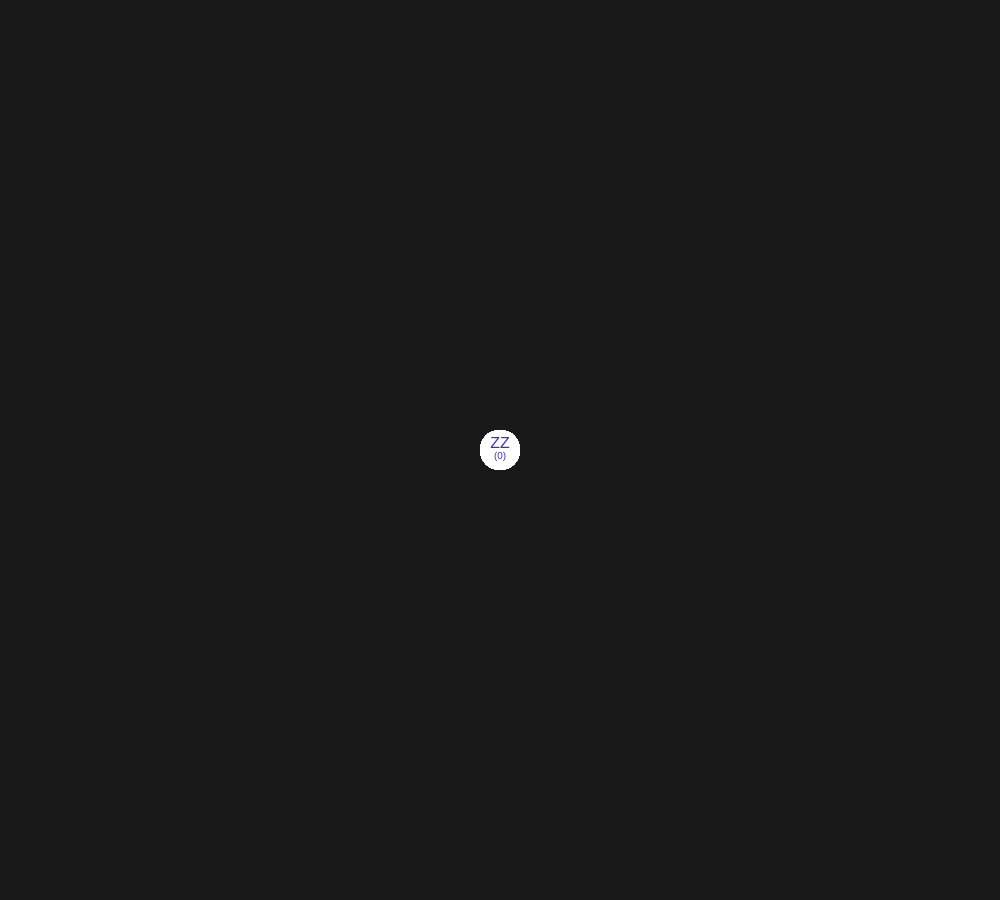
Frame 1 (no input)
Frame 60 (no input): identical to frame 1, image omitted
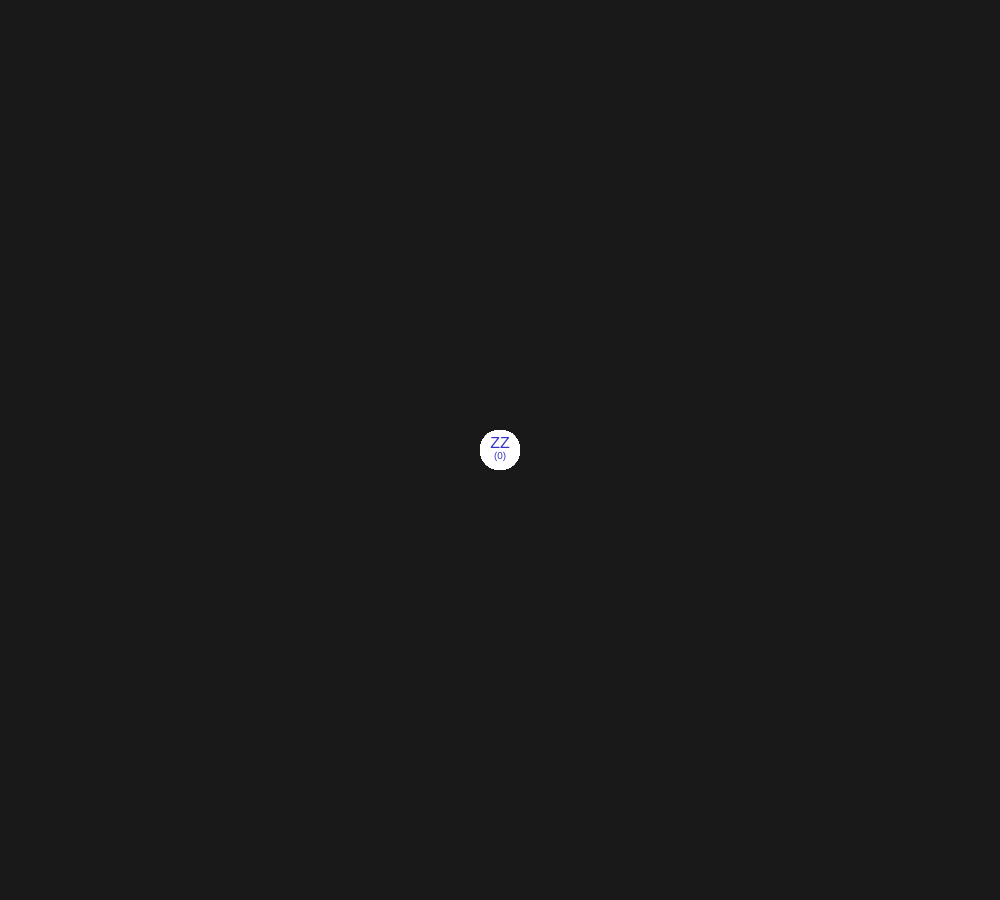
Frame 120 (the mouse pressed at the canvas centre since frame 60)

The p5.js sketch that drew these frames (run headless with seeded random() and noise() and a simulated clock; from frame 60 on, the mouse is pressed at the canvas centre):

// p5.js sketch
// ── sketch.js
const rows = ["Valve MO has flow rate=0; tunnels lead to valves QM, ED", "Valve JB has flow rate=0; tunnels lead to valves MH, ZU", "Valve BA has flow rate=0; tunnels lead to valves XY, FF", "Valve UW has flow rate=0; tunnels lead to valves EU, SX", "Valve VS has flow rate=0; tunnels lead to valves MH, QW", "Valve IK has flow rate=0; tunnels lead to valves KF, SK", "Valve EU has flow rate=10; tunnels lead to valves DX, UW, RY, NC", "Valve OA has flow rate=0; tunnels lead to valves SX, FF", "Valve NC has flow rate=0; tunnels lead to valves ZZ, EU", "Valve YB has flow rate=0; tunnels lead to valves EO, KF", "Valve VI has flow rate=0; tunnels lead to valves FF, KF", "Valve KQ has flow rate=0; tunnels lead to valves TZ, QL", "Valve WU has flow rate=0; tunnels lead to valves NT, NW", "Valve IE has flow rate=0; tunnels lead to valves UQ, ZU", "Valve UQ has flow rate=0; tunnels lead to valves IE, VC", "Valve KF has flow rate=7; tunnels lead to valves YB, RZ, IK, PG, VI", "Valve XY has flow rate=18; tunnels lead to valves WZ, DG, BA, ZZ, PN", "Valve MJ has flow rate=0; tunnels lead to valves SX, PN", "Valve KJ has flow rate=0; tunnels lead to valves QW, ZU", "Valve VC has flow rate=16; tunnels lead to valves UQ, HN", "Valve SO has flow rate=0; tunnels lead to valves NW, PW", "Valve NW has flow rate=3; tunnels lead to valves TY, WI, ED, SO, WU", "Valve SZ has flow rate=0; tunnels lead to valves YQ, FF", "Valve KU has flow rate=0; tunnels lead to valves WI, MH", "Valve QL has flow rate=9; tunnels lead to valves KQ, DW, DX", "Valve JF has flow rate=0; tunnels lead to valves NK, NT", "Valve KD has flow rate=0; tunnels lead to valves JK, NQ", "Valve ED has flow rate=0; tunnels lead to valves NW, MO", "Valve SX has flow rate=21; tunnels lead to valves JK, MJ, OA, UW", "Valve GD has flow rate=0; tunnels lead to valves ZT, NT", "Valve ZU has flow rate=19; tunnels lead to valves KJ, JB, DN, IE", "Valve HN has flow rate=0; tunnels lead to valves QW, VC", "Valve DN has flow rate=0; tunnels lead to valves UX, ZU", "Valve TZ has flow rate=17; tunnel leads to valve KQ", "Valve RY has flow rate=0; tunnels lead to valves EU, UL", "Valve MH has flow rate=15; tunnels lead to valves KU, JB, VS, NK, GA", "Valve FF has flow rate=12; tunnels lead to valves UL, SZ, OA, VI, BA", "Valve NK has flow rate=0; tunnels lead to valves MH, JF", "Valve HR has flow rate=0; tunnels lead to valves AA, SA", "Valve PG has flow rate=0; tunnels lead to valves KF, TY", "Valve PN has flow rate=0; tunnels lead to valves XY, MJ", "Valve UX has flow rate=0; tunnels lead to valves DN, NT", "Valve WZ has flow rate=0; tunnels lead to valves NQ, XY", "Valve DG has flow rate=0; tunnels lead to valves SL, XY", "Valve XM has flow rate=0; tunnels lead to valves AA, GA", "Valve UL has flow rate=0; tunnels lead to valves FF, RY", "Valve AA has flow rate=0; tunnels lead to valves PW, ZT, XM, SK, HR", "Valve GA has flow rate=0; tunnels lead to valves MH, XM", "Valve PW has flow rate=0; tunnels lead to valves SO, AA", "Valve NQ has flow rate=25; tunnels lead to valves YQ, WZ, KD", "Valve SA has flow rate=0; tunnels lead to valves HR, QM", "Valve QW has flow rate=23; tunnels lead to valves KJ, HN, VS", "Valve SK has flow rate=0; tunnels lead to valves IK, AA", "Valve YQ has flow rate=0; tunnels lead to valves SZ, NQ", "Valve ZT has flow rate=0; tunnels lead to valves GD, AA", "Valve QM has flow rate=8; tunnels lead to valves SL, SA, EO, DW, MO", "Valve NT has flow rate=13; tunnels lead to valves WU, UX, RZ, JF, GD", "Valve JK has flow rate=0; tunnels lead to valves SX, KD", "Valve SL has flow rate=0; tunnels lead to valves DG, QM", "Valve WI has flow rate=0; tunnels lead to valves KU, NW", "Valve EO has flow rate=0; tunnels lead to valves QM, YB", "Valve DW has flow rate=0; tunnels lead to valves QM, QL", "Valve DX has flow rate=0; tunnels lead to valves EU, QL", "Valve RZ has flow rate=0; tunnels lead to valves NT, KF", "Valve TY has flow rate=0; tunnels lead to valves NW, PG", "Valve ZZ has flow rate=0; tunnels lead to valves XY, NC"];

const RADIUS = 20;

class Node {
  constructor(valve, x, y) {
    this.valve = valve;
    this.x = x;
    this.y = y;
    this.isMoving = false;
  }

  render() {
    if (this.isMoving) {
      fill(150, 255, 150);
    } else {
      fill(255);
    }
    ellipse(this.x, this.y, RADIUS * 2, RADIUS * 2);
    fill(50, 50, 200);
    textSize(RADIUS * 0.8);
    text(this.valve.id, this.x, this.y - RADIUS / 3);
    textSize(RADIUS / 2);
    text("(" + this.valve.flowRate + ")", this.x, this.y + RADIUS / 3);
  }

  update() {
    if (this.isMoving) {
      this.x = mouseX;
      this.y = mouseY;
    }
  }
}

class Edge {
  constructor(p1, p2) {
    this.p1 = p1;
    this.p2 = p2;
  }

  render() {
    stroke(255);
    strokeWeight(5);
    line(this.p1.x, this.p1.y, this.p2.x, this.p2.y);
    noStroke();
  }
}

let valves = [];
let valvesMap = {};

rows.forEach((r) => {
  let flowRate = parseInt(r.match(/([\d]+)/g)[0]);
  let valveIds = r.match(/([A-Z][A-Z])/g);
  let connectedValves = valveIds.slice(1);
  let valve = {
    id: valveIds[0],
    flowRate: flowRate,
    connectedTo: connectedValves,
    valves: [],
    open: false,
  };
  valves.push(valve);
  valvesMap[valve.id] = valve;
});

valves.forEach((v) => {
  v.connectedTo.forEach((id) => {
    v.valves.push(valvesMap[id]);
  });
});

console.log(valves);
//valvesMap["JJ"].open = true;

const TOTAL_MINUTES = 30;
let totalLava = 0;

for (let i = 0; i < TOTAL_MINUTES; i++) {
  console.log("Minute, lava", i, totalLava);
  valves.forEach((v) => {
    if (v.open && v.flowRate > 0) {
      totalLava += v.flowRate;
    }
  });
}

console.log("Total lava: ", totalLava);

const nodes = [];
let movingNode = null;
const edges = [];
const edgesMap = {};

const existEdge = (v1, v2) => {
  if (edgesMap[v1 + "_" + v2] === true) return true;
  if (edgesMap[v2 + "_" + v1] === true) return true;
  return false;
};

function setup() {
  ellipseMode(CENTER);
  createCanvas(1000, 900);
  background(0);
  textSize(20);
  textAlign(CENTER, CENTER);

  // Setup nodes from valves
  valves.forEach((v, i) => {
    let n = new Node(v, width / 2, height / 2);
    v.node = n; // Back reference, used for rendering
    nodes.push(n);
  });

  // Setup edges from nodes
  nodes.forEach((n) => {
    for (let i = 0; i < n.valve.valves.length; i++) {
      let cv = n.valve.valves[i];
      if (!existEdge(n.valve.id, cv.id)) {
        edgesMap[n.valve.id + "_" + cv.id] = true;
        edges.push(new Edge(n, cv.node));
      }
    }
  });
}

const findMovingNode = () => {
  for (let i = 0; i < nodes.length; i++) {
    let n = nodes[i];

    if (dist(n.x, n.y, mouseX, mouseY) < RADIUS) {
      return n;
    }
  }
  return null;
};

function draw() {
  background(25);
  edges.forEach((e) => {
    e.render();
  });
  nodes.forEach((n) => {
    if (mouseIsPressed) {
      if (!movingNode) {
        movingNode = findMovingNode();
      }
      if (movingNode !== null) {
        movingNode.isMoving = true;
      }
    } else if (movingNode !== null) {
      movingNode.isMoving = false;
      movingNode = null;
    }

    n.update();
    n.render();
  });
}
